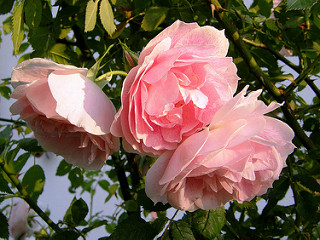
#> input picture notebooks/data/images/roses.jpg, 320 x 240 px
$ jupyter execute histogram_cdf_step_by_step_calculation.ipynb
#> lines starting #> are read from the running program, lines starting #| are printed output that depends on the picture
[cell 1]
import os
import numpy as np
import cv2
import matplotlib.pyplot as plt

# Load the image (convert to grayscale if necessary)
image_path = os.path.join(os.getcwd(), 'data', 'images', 'roses.jpg')

# Load the original image in grayscale
image = cv2.imread(image_path, 0)
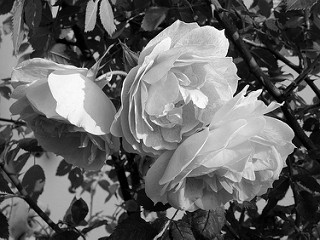
#> image: shape (240, 320); min 0, max 255, mean 99.5
image = cv2.imread(image_path, cv2.IMREAD_GRAYSCALE)


# Calculate histogram using NumPy
hist_np, bins = np.histogram(image.flatten(), bins=256, range=[0, 256])
#> hist_np = 256 values, max 881 at index 17, min 10 at index 254, mean 300; bins = 257 values from 0 to 256

# Calculate CDF manually using NumPy
cdf_np = hist_np.cumsum()
#> cdf_np = 256 values from 489 to 76800

# Normalize the CDF
cdf_np_normalized = cdf_np * 255 / cdf_np[-1]
#> cdf_np_normalized = 256 values from 1.62 to 255

# Print histogram and CDF (NumPy)
print("Histogram (NumPy):", hist_np.tolist())
#> (printed output is left out)
print("CDF (NumPy):", cdf_np.tolist())
#> (printed output is left out)
print("Normalized CDF (NumPy):", cdf_np_normalized.tolist())
#> (printed output is left out)


### 2. Compute Histogram and CDF Using OpenCV

# Calculate histogram using OpenCV
hist_cv = cv2.calcHist([image], [0], None, [256], [0, 256]).flatten()
#> hist_cv has the same summary as hist_np

# Calculate CDF using OpenCV
cdf_cv = hist_cv.cumsum()
#> cdf_cv = 256 values from 489 to 76800

# Normalize the CDF
cdf_cv_normalized = cdf_cv * 255 / cdf_cv[-1]
#> cdf_cv_normalized = 256 values from 1.62 to 255

# Print histogram and CDF (OpenCV)
print("Histogram (OpenCV):", hist_cv.tolist())
print("CDF (OpenCV):", cdf_cv.tolist())
print("Normalized CDF (OpenCV):", cdf_cv_normalized.tolist())

### 3. Visualize the Results

# Plot the Histogram
plt.figure(figsize=(12, 6))
plt.subplot(1, 2, 1)
plt.title('Histogram')
plt.bar(range(256), hist_np, color='gray', label='NumPy')
plt.plot(hist_cv, color='red', linestyle='--', label='OpenCV')
plt.legend()
plt.xlabel('Intensity')
plt.ylabel('Pixel Count')

# Plot the CDF
plt.subplot(1, 2, 2)
plt.title('Cumulative Distribution Function (CDF)')
plt.plot(cdf_np, label='NumPy CDF', color='blue')
plt.plot(cdf_cv, label='OpenCV CDF', color='green', linestyle='--')
plt.legend()
plt.xlabel('Intensity')
plt.ylabel('Cumulative Pixel Count')

plt.tight_layout()
plt.show()
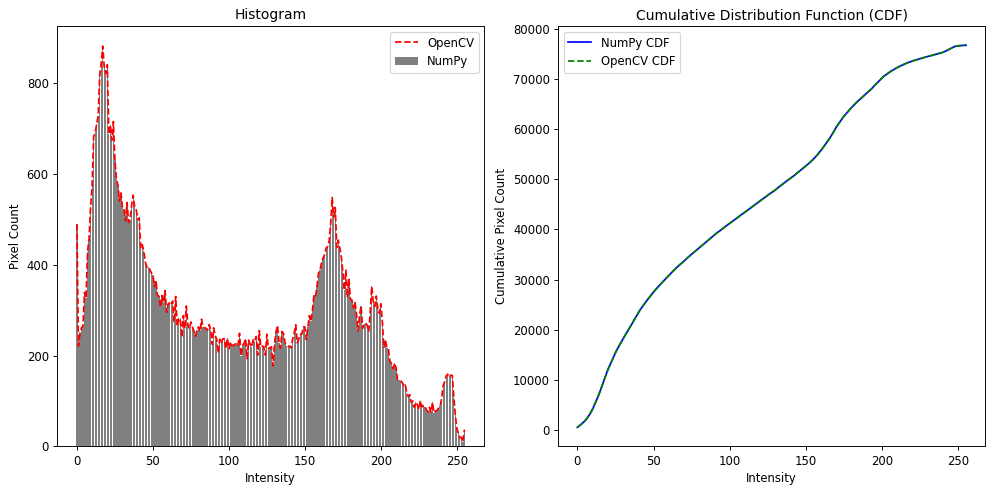
#> figure drawn by matplotlib, 2 panels; panel 1: tallest bar 881 high, from x = 16.6 to 17.4; panel 1: curve peaks at x = 17, y = 881; panel 2: curve peaks at x = 255, y = 76800; panel 2: curve peaks at x = 255, y = 76800

[cell 2]
hist_cv[0:2]
#> Out = [489, 221]

[cell 3]
cdf_cv[0:2]
#> Out = [489, 710]

[cell 4]
cdf_cv[-1]
#> Out = 76800

[cell 5]
cdf_cv_normalized[0:2]
#> Out = [1.62, 2.36]

[cell 6]
cdf_cv[0]/(cdf_cv[-1])*255
#> Out = 1.62

[cell 7]
cdf_cv[1]/(cdf_cv[-1])*255
#> Out = 2.36

$ run again, with notebooks/data/images/color_darkened.jpg copied over notebooks/data/images/roses.jpg
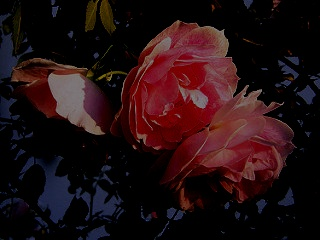
#> input picture notebooks/data/images/color_darkened.jpg, 320 x 240 px
#> `image = cv2.imread(image_path, 0)`:
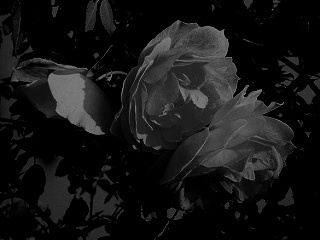
#> image: shape (240, 320); min 0, max 130, mean 21
#> hist_np = 256 values, max 34519 at index 0, min 0 at index 131, mean 300; bins = 257 values from 0 to 256
#> cdf_np = 256 values from 34519 to 76800
#> cdf_np_normalized = 256 values from 114.6 to 255
#> (printed output is left out)
#> (printed output is left out)
#> (printed output is left out)
#> hist_cv has the same summary as hist_np
#> cdf_cv = 256 values from 34519 to 76800
#> cdf_cv_normalized = 256 values from 114.6 to 255
#> (printed output is left out)
#> `plt.show()`:
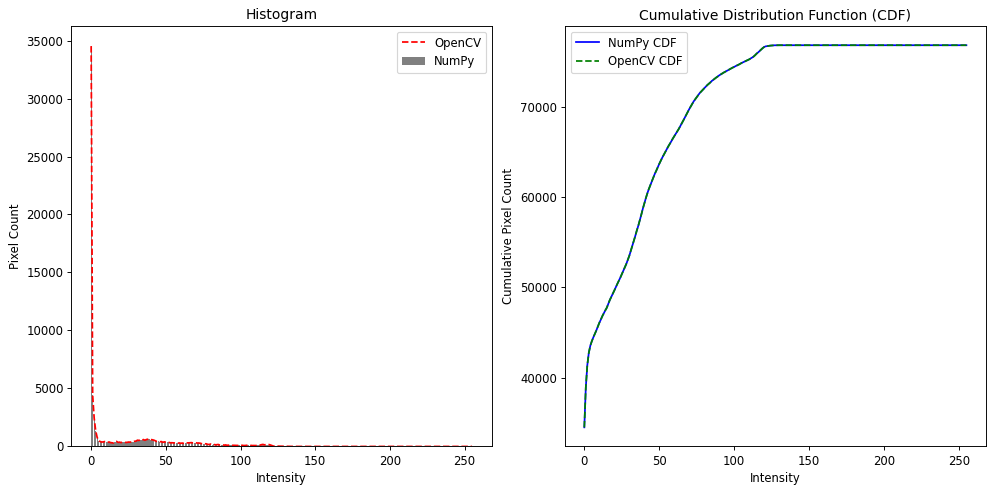
#> figure drawn by matplotlib, 2 panels; panel 1: tallest bar 34519 high, from x = -0.4 to 0.4; panel 1: curve peaks at x = 0, y = 34519; panel 2: curve peaks at x = 130, y = 76800; panel 2: curve peaks at x = 130, y = 76800
#> `hist_cv[0:2]`: Out = [34519, 4417]
#> `cdf_cv[0:2]`: Out = [34519, 38936]
#> `cdf_cv[-1]`: Out = 76800
#> `cdf_cv_normalized[0:2]`: Out = [114.6, 129.3]
#> `cdf_cv[0]/(cdf_cv[-1])*255`: Out = 114.6
#> `cdf_cv[1]/(cdf_cv[-1])*255`: Out = 129.3

$ run again, with notebooks/data/images/color_inverted.jpg copied over notebooks/data/images/roses.jpg
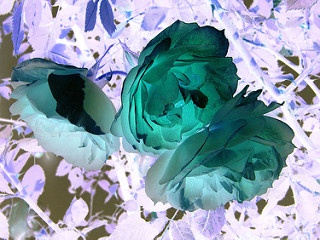
#> input picture notebooks/data/images/color_inverted.jpg, 320 x 240 px
#> `image = cv2.imread(image_path, 0)`:
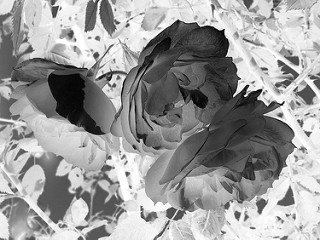
#> image: shape (240, 320); min 0, max 255, mean 155.4
#> hist_np = 256 values, max 871 at index 238, min 16 at index 2, mean 300; bins = 257 values from 0 to 256
#> cdf_np = 256 values from 22 to 76800
#> cdf_np_normalized = 256 values from 0.073 to 255
#> (printed output is left out)
#> (printed output is left out)
#> (printed output is left out)
#> hist_cv has the same summary as hist_np
#> cdf_cv = 256 values from 22 to 76800
#> cdf_cv_normalized = 256 values from 0.073 to 255
#> `plt.show()`:
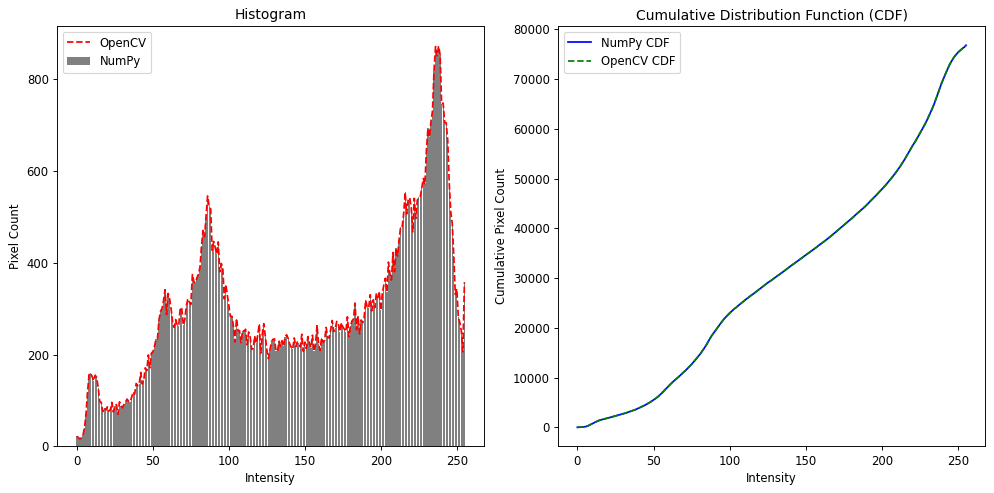
#> figure drawn by matplotlib, 2 panels; panel 1: tallest bar 871 high, from x = 237.6 to 238.4; panel 1: curve peaks at x = 238, y = 871; panel 2: curve peaks at x = 255, y = 76800; panel 2: curve peaks at x = 255, y = 76800
#> `hist_cv[0:2]`: Out = [22, 19]
#> `cdf_cv[0:2]`: Out = [22, 41]
#> `cdf_cv[-1]`: Out = 76800
#> `cdf_cv_normalized[0:2]`: Out = [0.073, 0.136]
#> `cdf_cv[0]/(cdf_cv[-1])*255`: Out = 0.073
#> `cdf_cv[1]/(cdf_cv[-1])*255`: Out = 0.136
